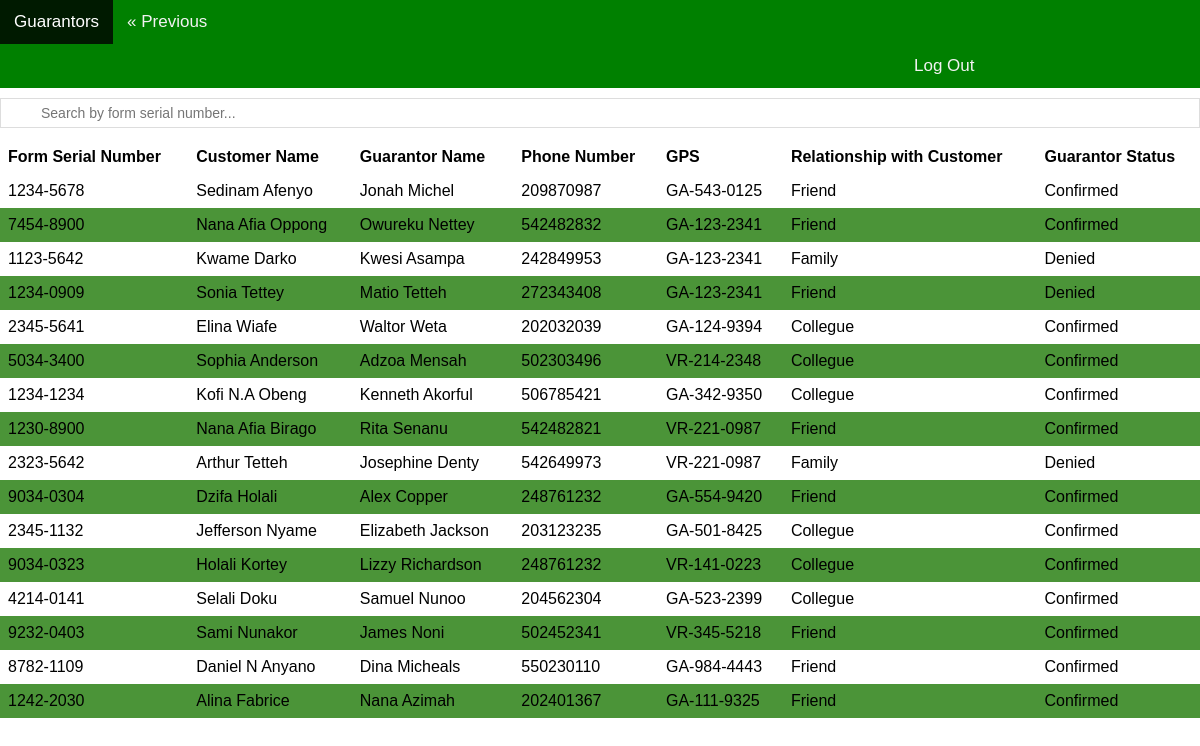
/viewGuarantor.php, run on the app's committed database.
### tables this page shows
CREATE TABLE GUARANTOR (
    formserialNumber VARCHAR(10) NOT NULL,
    customerName VARCHAR(50) NOT NULL,
    guarantorName VARCHAR(50) NOT NULL,
    phoneNumber INT NOT NULL,
    GPS VARCHAR(20),
    customerRelationship ENUM('Family', 'Friend', 'Collegue') NOT NULL,
    guarantorStatus ENUM('Confirmed', 'In Progress', 'Denied') NOT NULL
);

### viewGuarantor.php (the view, shortened to what this page needs)
<?php
require_once "UcslDatabaseConnect.php";
include "header.php";
include "searchbar.php";
    $sql = "SELECT * FROM guarantor";
$result = $access->query($sql);
?>
    <link rel="stylesheet" href="viewinfo.css">
    <table id="myTable">
<thead>
  <tr>
  <th>Form Serial Number</th>
    <th>Customer Name</th>
    <th>Guarantor Name</th>
    <th>Phone Number</th>
    <th>GPS</th>
    <th>Relationship with Customer</th>
    <th>Guarantor Status</th>
  </tr>
</thead>
<tbody>
<?php
if ($result->num_rows > 0) {
  while($row = $result->fetch_assoc()) {
    echo "<tr>";
    echo "<td>" . $row["formserialNumber"]. "</td>";
    echo "<td>". $row["customerName"]. "</td>";
    echo "<td>" . $row["guarantorName"]. "</td>";
    echo "<td>" . $row["phoneNumber"]. "</td>";
    echo "<td>" . $row["GPS"]. "</td>";
    echo "<td>" . $row["customerRelationship"]. "</td>";
    echo "<td>" . $row["guarantorStatus"]. "</td>";
    echo "</tr>";
  }
} else {
  echo "0 results";
}
?>

### viewinfo.css (style rules this page uses)
body, html { height: 60%; margin: 0; font-family: "Futura", "Trebuchet MS", Arial, sans-serif; }
#myTable { width: 100%; border-collapse: collapse; }
#myTable td, #myTable th { text-align: left; padding: 8px; }
td { font-family: "Futura", "Trebuchet MS", Arial, sans-serif; }
th { font-family: "Futura", "Trebuchet MS", Arial, sans-serif; }
#myTable tr:nth-child(even) { background-color: rgb(75, 148, 56); }

### data on the page
guarantor: formserialNumber "1234-5678", customerName "Sedinam Afenyo", guarantorName "Jonah Michel", phoneNumber "209870987", GPS "GA-543-0125", customerRelationship "Friend", guarantorStatus "Confirmed"
guarantor: formserialNumber "7454-8900", customerName "Nana Afia Oppong", guarantorName "Owureku Nettey", phoneNumber "542482832", GPS "GA-123-2341", customerRelationship "Friend", guarantorStatus "Confirmed"
guarantor: formserialNumber "1123-5642", customerName "Kwame Darko", guarantorName "Kwesi Asampa", phoneNumber "242849953", GPS "GA-123-2341", customerRelationship "Family", guarantorStatus "Denied"
guarantor: formserialNumber "1234-0909", customerName "Sonia Tettey", guarantorName "Matio Tetteh", phoneNumber "272343408", GPS "GA-123-2341", customerRelationship "Friend", guarantorStatus "Denied"
guarantor: formserialNumber "2345-5641", customerName "Elina Wiafe", guarantorName "Waltor Weta", phoneNumber "202032039", GPS "GA-124-9394", customerRelationship "Collegue", guarantorStatus "Confirmed"
guarantor: formserialNumber "5034-3400", customerName "Sophia Anderson", guarantorName "Adzoa Mensah", phoneNumber "502303496", GPS "VR-214-2348", customerRelationship "Collegue", guarantorStatus "Confirmed"
guarantor: formserialNumber "1234-1234", customerName "Kofi N.A Obeng", guarantorName "Kenneth Akorful", phoneNumber "506785421", GPS "GA-342-9350", customerRelationship "Collegue", guarantorStatus "Confirmed"
guarantor: formserialNumber "1230-8900", customerName "Nana Afia Birago", guarantorName "Rita Senanu", phoneNumber "542482821", GPS "VR-221-0987", customerRelationship "Friend", guarantorStatus "Confirmed"
guarantor: formserialNumber "2323-5642", customerName "Arthur Tetteh", guarantorName "Josephine Denty", phoneNumber "542649973", GPS "VR-221-0987", customerRelationship "Family", guarantorStatus "Denied"
guarantor: formserialNumber "9034-0304", customerName "Dzifa Holali", guarantorName "Alex Copper", phoneNumber "248761232", GPS "GA-554-9420", customerRelationship "Friend", guarantorStatus "Confirmed"
guarantor: formserialNumber "2345-1132", customerName "Jefferson Nyame", guarantorName "Elizabeth Jackson", phoneNumber "203123235", GPS "GA-501-8425", customerRelationship "Collegue", guarantorStatus "Confirmed"
guarantor: formserialNumber "9034-0323", customerName "Holali Kortey", guarantorName "Lizzy Richardson", phoneNumber "248761232", GPS "VR-141-0223", customerRelationship "Collegue", guarantorStatus "Confirmed"
guarantor: formserialNumber "4214-0141", customerName "Selali Doku", guarantorName "Samuel Nunoo", phoneNumber "204562304", GPS "GA-523-2399", customerRelationship "Collegue", guarantorStatus "Confirmed"
guarantor: formserialNumber "9232-0403", customerName "Sami Nunakor", guarantorName "James Noni", phoneNumber "502452341", GPS "VR-345-5218", customerRelationship "Friend", guarantorStatus "Confirmed"
guarantor: formserialNumber "8782-1109", customerName "Daniel N Anyano", guarantorName "Dina Micheals", phoneNumber "550230110", GPS "GA-984-4443", customerRelationship "Friend", guarantorStatus "Confirmed"
guarantor: formserialNumber "1242-2030", customerName "Alina Fabrice", guarantorName "Nana Azimah", phoneNumber "202401367", GPS "GA-111-9325", customerRelationship "Friend", guarantorStatus "Confirmed"

### other printed values
$title "Guarantors"
